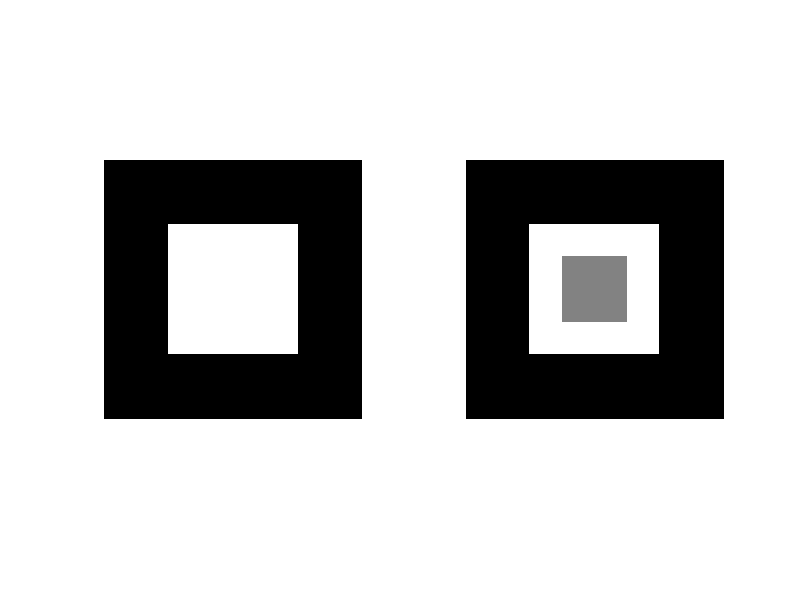

Source code (MATLAB): (Note: this script raises an error after producing the figure.)
% segnali ed immagini. laboratorio 1 

clear all
close all
clc

% Creazione di matrici:
% Creare una matrice Z 256x256 di zeri (funzione zeros)
Z = zeros(256,256);

% Posizionare al centro della matrice un quadrato di lato128 i cui valori siano tutti 1.
l = 256; r = 64;
Z(l/2-r:l/2+r,l/2-r:l/2+r) = 1;
figure(1);
subplot(1,2,1);
imshow(Z);
% Creare una matrice T partendo dalla matrice Z modificata e aggiungendo un ulteriore quadrato di lato 32 al centro i cui valori siano tutti 0.5.
p1=l/2-r/2;
p2=l/2+r/2;
T = Z;
T(p1:p2,p1:p2) = 0.5;
subplot(1,2,2);
imshow(T);

%Visualizzare le matrici Z e T dell%esercizio 2 in una figura con due subplot. 
%Salvare le imagini su file.
%imwrite(Z,"Z.jpg");
%imwrite(T,"T.jpg");


% Caricare l'immagine a colori  tract.png' e assegnarla ad una variabile di nome “tract”. Visualizzare in una figura con 3 subplot le 3 componenti RGB.
tract = imread('tract.png');
figure(2);
subplot(1,3,1);
imshow(tract(:,:,1)); %red
subplot(1,3,2);
imshow(tract(:,:,2)); %green
subplot(1,3,3);
imshow(tract(:,:,3)); %blue

% Convertire in scala di grigi l'immagine tract e generare: 
tract_grey = rgb2gray(tract);

% l%immagine "tract_sub” data dalla sottrazione di tract_gray e la matrice Z;
Z = uint8(Z);
tract_sub = tract_grey - Z; 
% L%immagine "tract_mult” data dalla moltiplicazione di tract_gray e la matrice Z;
tract_mult = tract_grey .* Z;
% Visualizzare in una figura con 4 subplot i risultati del punto ii. 
figure(3);
subplot(2,2,1);
imshow(Z);
subplot(2,2,2);
imshow(tract_grey);
subplot(2,2,3);
imshow(tract_sub);
subplot(2,2,4);
imshow(tract_mult);

% Caricare un%immagine (lena, empire state building, scacchiera o tract), convertirla in scala di grigi e visualizzare le due immagini con un subplot.
lena = imread('lena.jpeg');
lena_g = rgb2gray(lena);
figure(4);
subplot(1,2,1); imshow(lena);
subplot(1,2,2); imshow(lena_g);

% Definire i seguenti kernel per l'edge detection.
K1 = [1 1 1; 0 0 0; -1 -1 -1];
K2 = [1 0 -1; 1 0 -1; 1 0 -1];

% Implementare in MATLAB il seguente pseudo codice:
[m, n] = size(lena_g);
horizontal_line = zeros(m,n);
vertical_line = zeros(m,n);
for i = 2:m-1
    for j =2:n-1
        horizontal_line(i-1:i+1,j-1:j+1) = sum(sum(double(lena_g(i-1:i+1,j-1:j+1)) .* K1));
        vertical_line(i-1:i+1,j-1:j+1) = sum(sum(double(lena_g(i-1:i+1,j-1:j+1)) .* K2));
    end
end

% d) Combina le immagini con le linee verticali e orizzontali seguendo la formula: radice_quadrata(horizontal_line^2 + vertical_line^2)
combined = sqrt(power(vertical_line,2) + power(horizontal_line,2));

% e) Visualizza le immagini con le linee verticali, orizzontali e la
% combinazione delle due in un subplot, mettendo le prime due immagini in
% posizione 1 e 3, e la combinazione in posizione 5

figure(5);
subplot(2,3,1); 
imshow(horizontal_line,[]); 
title('horizontal line');
subplot(2,3,3); 
imshow(vertical_line,[]); 
title('vertical line');
subplot(2,3,5); 
imshow(combined,[]); 
title('combined');

